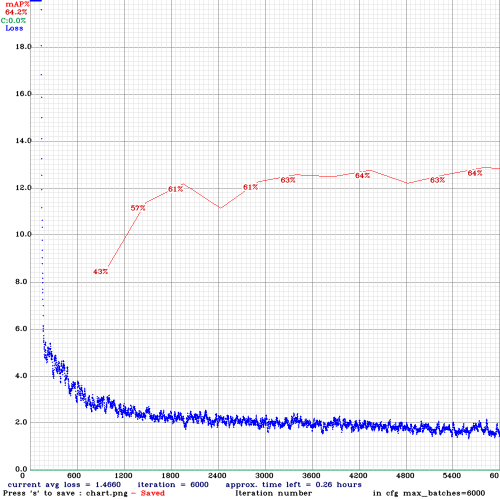
#> input picture chart-ATW.png, 1000 x 1000 px, given in place of predictions.jpg, which was not available (shown at 1/2 size)
$ jupyter execute YOLOv4_Training.ipynb   (shell and % lines are left out)   (text cells are left out)
#> lines starting #> are read from the running program, lines starting #| are printed output that depends on the picture; pictures that were not available may be replaced by others from this repository, and a replacement may not be noted
[cell 1]
# clone darknet repo

[cell 2]
# change makefile to have GPU and OPENCV enabled
%cd darknet

[cell 3]
# verify CUDA

[cell 4]
# make darknet (builds darknet so that you can then use the darknet executable file to run or train object detectors)

[cell 5]
# define helper functions
def imShow(path):
#> called with path = 'predictions.jpg'
  import cv2
  import matplotlib.pyplot as plt
  %matplotlib inline

  image = cv2.imread(path)
#> image is the input picture: shape (1000, 1000, 3); mean B, G, R 245.5, 242.2, 242.5
  height, width = image.shape[:2]
#> height = 1000; width = 1000
  resized_image = cv2.resize(image,(3*width, 3*height), interpolation = cv2.INTER_CUBIC)
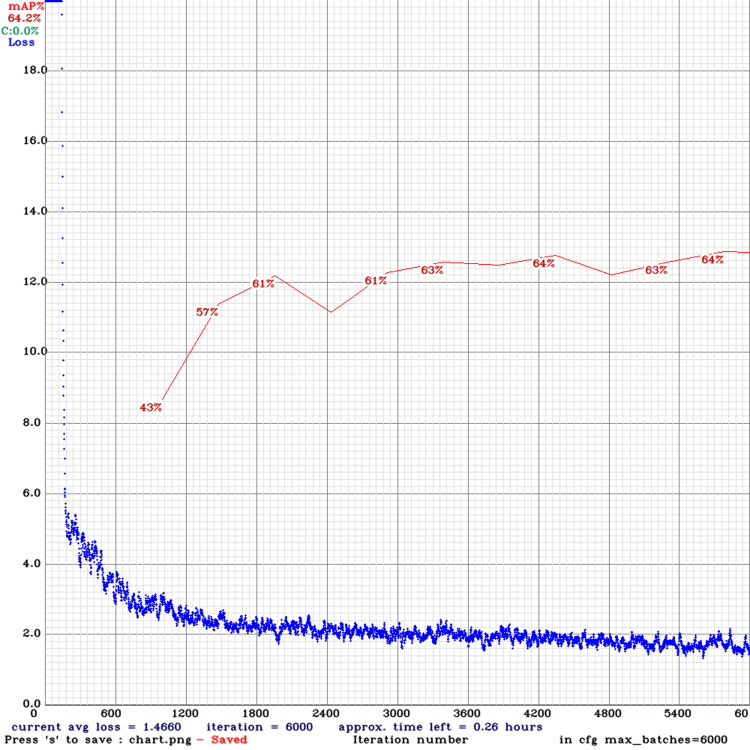
#> resized_image: shape (3000, 3000, 3) (shown at 1/4 size); mean B, G, R 244.8, 241.5, 241.9

  fig = plt.gcf()
  fig.set_size_inches(18, 10)
  plt.axis("off")
  plt.imshow(cv2.cvtColor(resized_image, cv2.COLOR_BGR2RGB))
  plt.show()

# use this to upload files
def upload():
  from google.colab import files
  uploaded = files.upload()
  for name, data in uploaded.items():
    with open(name, 'wb') as f:
      f.write(data)
      print ('saved file', name)

# use this to download a file
def download(path):
  from google.colab import files
  files.download(path)

[cell 6]
# run darknet detection on test images

[cell 7]
# show image using our helper function
imShow('predictions.jpg')

[cell 8]
%cd /content
from google.colab import drive
drive.mount('/content/drive')

[cell 9]
# copy over both datasets into the root directory of the Colab VM (comment out test.zip if you are not using a validation dataset)

[cell 10]
# unzip the datasets and their contents so that they are now in /darknet/data/ folder
%cd /content/darknet/data
%cd /content/darknet

[cell 11]
# download cfg to google drive and change its name

[cell 12]
# # to download to local machine (change its name to yolov4-obj.cfg once you download)
# download('cfg/yolov4-custom.cfg')

[cell 13]
# upload the custom .cfg back to cloud VM from Google Drive

[cell 14]
# upload the obj.names and obj.data files to cloud VM from Google Drive

[cell 15]
# upload the generate_train.py and generate_test.py script to cloud VM from Google Drive

[cell 16]
# verify that the newly generated train.txt and test.txt can be seen in our darknet/data folder

[cell 17]
# train your custom detector! (uncomment %%capture below if you run into memory issues or your Colab is crashing)
# %%capture

[cell 18]
# show chart.png of how custom object detector did with training
imShow('chart.png')
#> call 2 of imShow, with path = 'chart.png'
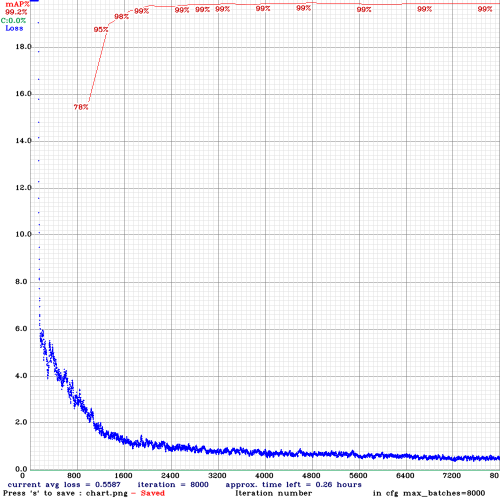
#> input picture chart-Tank7.png, 1000 x 1000 px, given in place of chart.png, which was not available (shown at 1/2 size)
#> in imShow, image is the input picture: shape (1000, 1000, 3); mean B, G, R 245.3, 242.6, 243.1
#> in imShow (call 2), `resized_image = cv2.resize(image,(3*width, 3*height), interpolation = ..`:
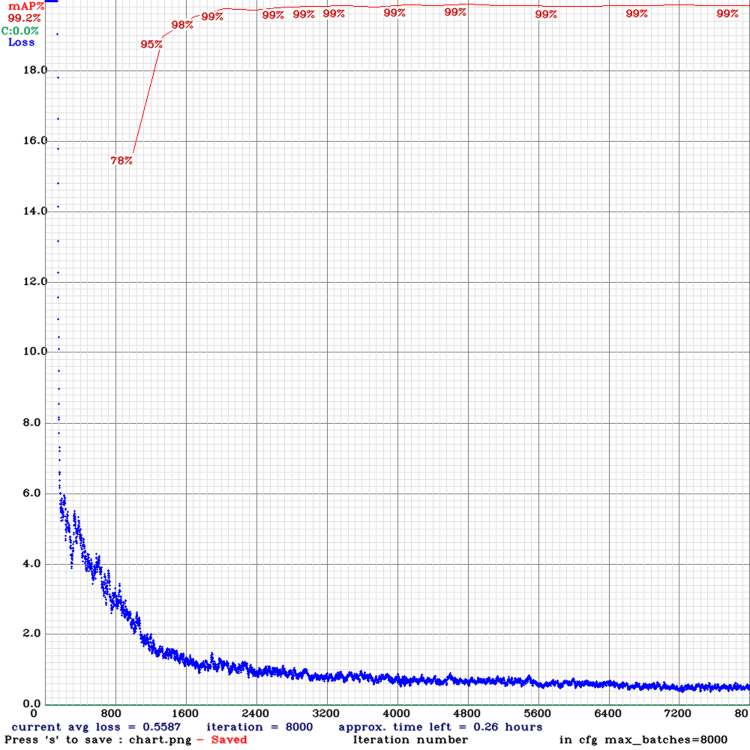
#> resized_image: shape (3000, 3000, 3) (shown at 1/4 size); mean B, G, R 244.5, 241.9, 242.4
